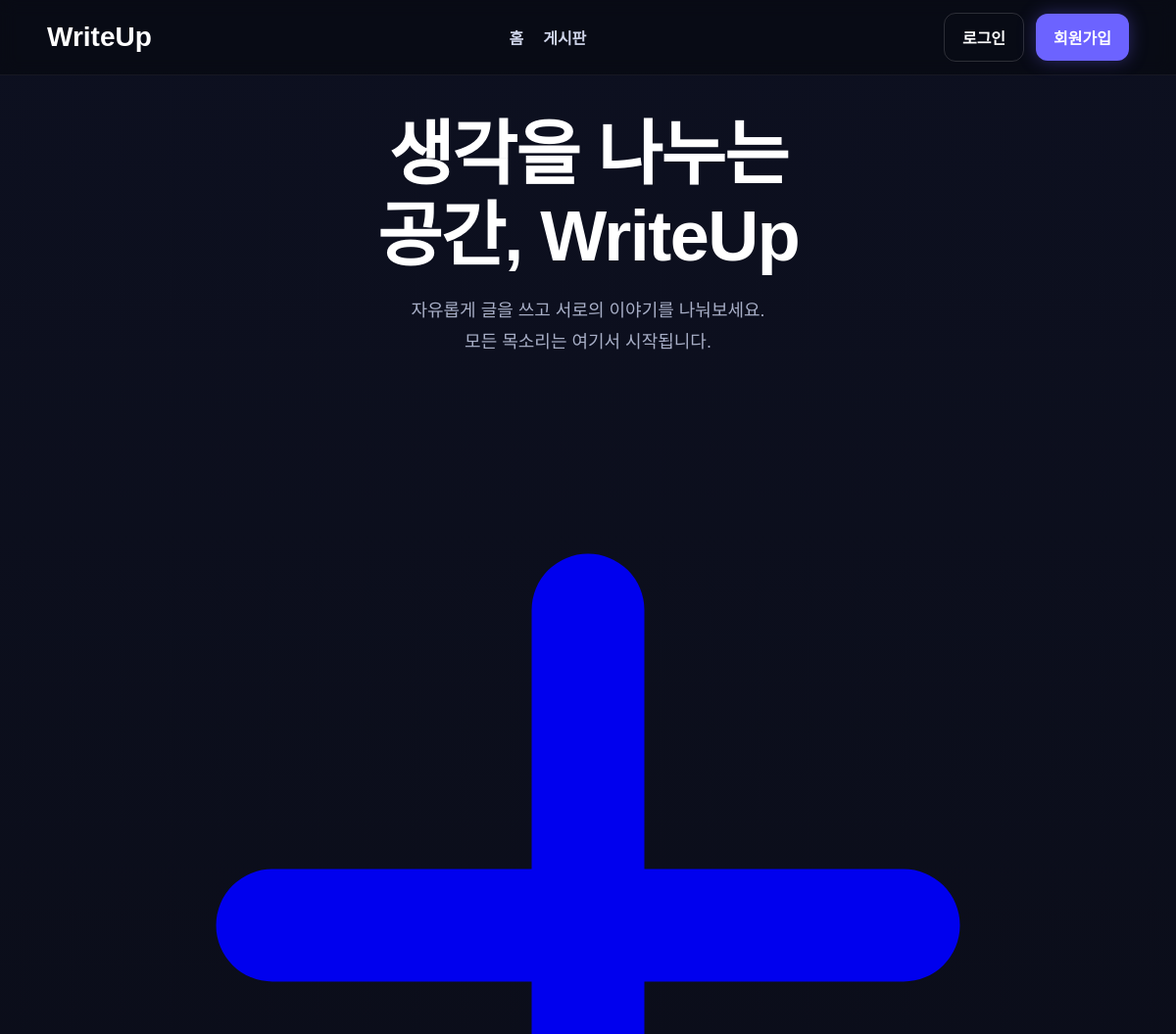
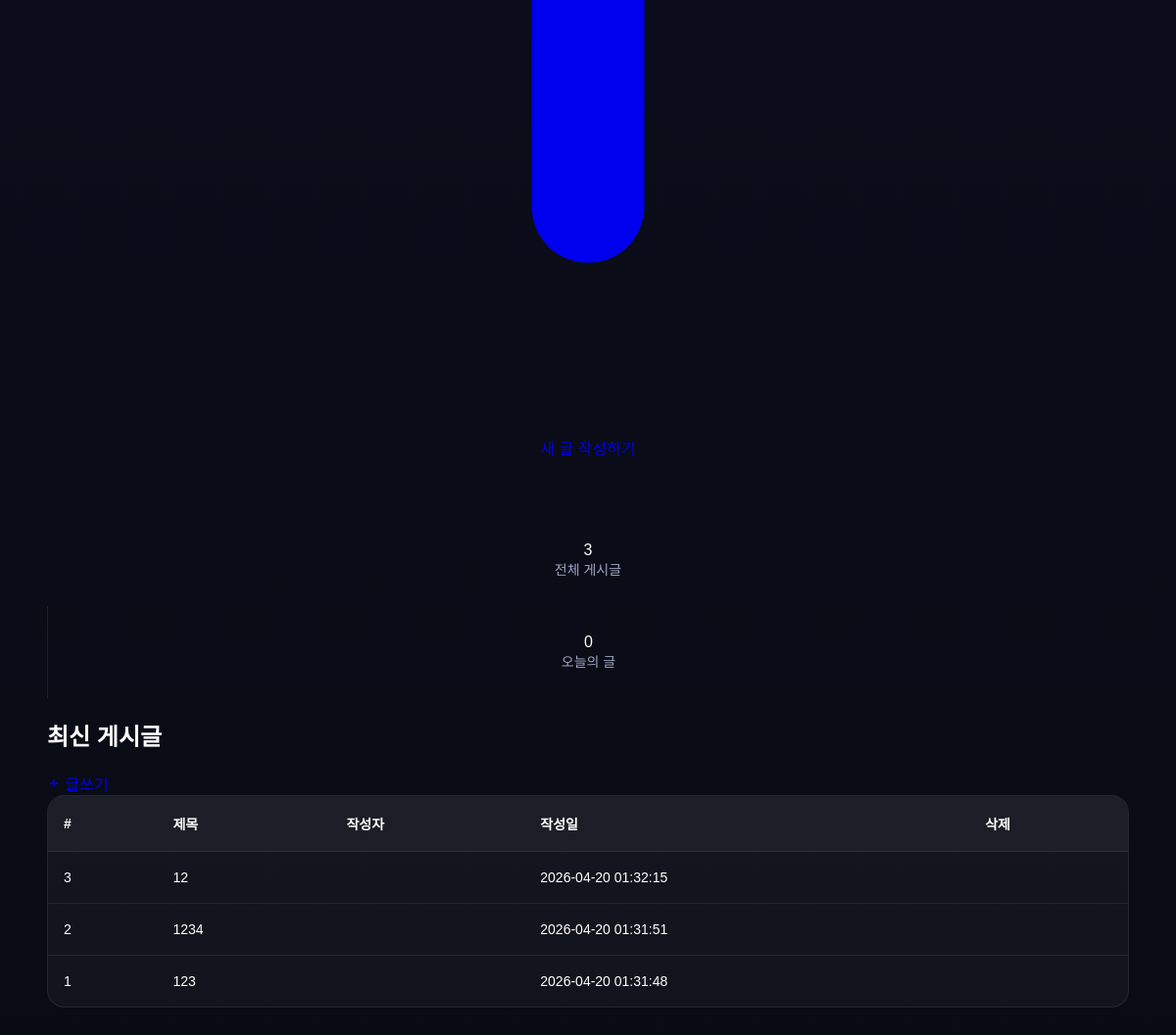
The app's page /board with its own data (2 pictures, top to bottom).
### tables this page shows
CREATE TABLE posts (
            id INTEGER PRIMARY KEY AUTOINCREMENT,
            title TEXT NOT NULL,
            content TEXT NOT NULL,
            author TEXT NOT NULL,
            user_id INTEGER,
            created_at TEXT NOT NULL DEFAULT (datetime('now', 'localtime')),
            FOREIGN KEY (user_id) REFERENCES users(id)
        );

### board.py (the view)
@board_bp.route("/board")
def board_list():
    posts = get_all_posts()
    total_posts = get_total_posts_count()
    today_posts = get_today_posts_count()
    return render_template(
        "board.html",
        posts=posts,
        total_posts=total_posts,
        today_posts=today_posts
    )

### db.py (called while the page is built)
def get_db_connection():
    conn = sqlite3.connect(DB_PATH)
    conn.row_factory = sqlite3.Row
    return conn

### models.py (called while the page is built)
def get_all_posts():
    conn = get_db_connection()
    posts = conn.execute("""
        SELECT id, title, content, author, user_id, created_at
        FROM posts
        ORDER BY id DESC
    """).fetchall()
    conn.close()
    return posts

def get_total_posts_count():
    conn = get_db_connection()
    row = conn.execute("SELECT COUNT(*) AS cnt FROM posts").fetchone()
    conn.close()
    return row["cnt"]

def get_today_posts_count():
    conn = get_db_connection()
    row = conn.execute("""
        SELECT COUNT(*) AS cnt
        FROM posts
        WHERE date(created_at) = date('now', 'localtime')
    """).fetchone()
    conn.close()
    return row["cnt"]

### templates/board.html (shortened to what this page needs)
{% extends 'base.html' %}
{% block content %}
<section class="hero">
  <h1>생각을 나누는<br>공간, WriteUp</h1>
  <p>자유롭게 글을 쓰고 서로의 이야기를 나눠보세요.<br>모든 목소리는 여기서 시작됩니다.</p>
  <a href="{{ url_for('board.write') }}" class="hero-cta">
    <svg xmlns="http://www.w3.org/2000/svg" viewBox="0 0 24 24" fill="none"
         stroke="currentColor" stroke-width="2.5" stroke-linecap="round" stroke-linejoin="round">
      <path d="M12 5v14M5 12h14"/>
    </svg>
  </a>
</section>
<div class="stats-bar">
  <div class="stat-item">
    <div class="stat-number">{{ posts | length }}</div>
    <div class="stat-label">전체 게시글</div>
  </div>
  <div class="stat-item">
    <div class="stat-number">
      {% set ns = namespace(count=0) %}
      {% for post in posts %}
        {% if post['created_at'][:10] == now_date %}
          {% set ns.count = ns.count + 1 %}
        {% endif %}
      {% endfor %}
      {{ ns.count }}
    </div>
    <div class="stat-label">오늘의 글</div>
  </div>
</div>
<div class="board-section-header">
  <h2 class="section-title">최신 <span>게시글</span></h2>
  <a href="{{ url_for('board.write') }}" class="btn-write">
    <svg xmlns="http://www.w3.org/2000/svg" width="14" height="14" viewBox="0 0 24 24"
         fill="none" stroke="currentColor" stroke-width="2.5">
      <path d="M12 5v14M5 12h14"/>
    </svg>
  </a>
</div>
<div class="table-wrap">
  <table>
    <thead>
      <tr>
        <th class="td-num">#</th>
        <th>제목</th>
        <th class="td-author">작성자</th>
        <th class="td-date">작성일</th>
        <th class="td-action">삭제</th>
      </tr>
    </thead>
    <tbody>
      {% set total = posts | length %}
      {% for post in posts %}
      <tr>
        <td class="td-num">{{ total - loop.index0 }}</td>
        <td class="td-title">{{ post['title'] }}</td>
        <td class="td-author">{{ post['username'] }}</td>
        <td class="td-date">{{ post['created_at'] }}</td>
        <td class="td-action">
        </td>
      </tr>
      {% else %}
      <tr class="empty-row">
        <td colspan="5">아직 게시글이 없습니다. 첫 번째 글을 작성해보세요!</td>
      </tr>
      {% endfor %}
    </tbody>
  </table>
</div>
{% endblock %}

### static/style.css (style rules this page uses)
* { box-sizing: border-box; }
body { margin: 0; font-family: "Pretendard", "Malgun Gothic", sans-serif; background: linear-gradient(180deg, #0d1020 0%, #090b14 100%); color: #ffffff; }
a { text-decoration: none; }
.stat-item { padding: 28px 20px; text-align: center; }
.stat-item + .stat-item { border-left: 1px solid rgba(255, 255, 255, 0.08); }
.stat-label { font-size: 14px; color: #9ea6c1; }
.hero { text-align: center; padding: 8px 0 56px; }
.hero h1 { margin: 0 0 18px; font-size: 72px; line-height: 1.15; font-weight: 800; letter-spacing: -1.5px; }
.hero p { margin: 0 0 28px; color: #a8afc7; font-size: 18px; line-height: 1.8; }
.table-wrap { background: rgba(255, 255, 255, 0.04); border: 1px solid rgba(255, 255, 255, 0.08); border-radius: 18px; overflow: hidden; }
table { width: 100%; border-collapse: collapse; }
thead { background: rgba(255, 255, 255, 0.04); }
th, td { padding: 18px 16px; border-bottom: 1px solid rgba(255, 255, 255, 0.08); text-align: left; font-size: 14px; vertical-align: middle; }
tbody tr:last-child td { border-bottom: none; }

### records on screen
posts: total-loop.index0 "3", title "12", created_at "2026-04-20 01:32:15"
posts: index0 "2", title "1234", created_at "2026-04-20 01:31:51"
posts: total-loop.index0 "1", title "123", created_at "2026-04-20 01:31:48"

### other values on screen
{{ posts | length }} "3"
{{ ns.count }} "0"
